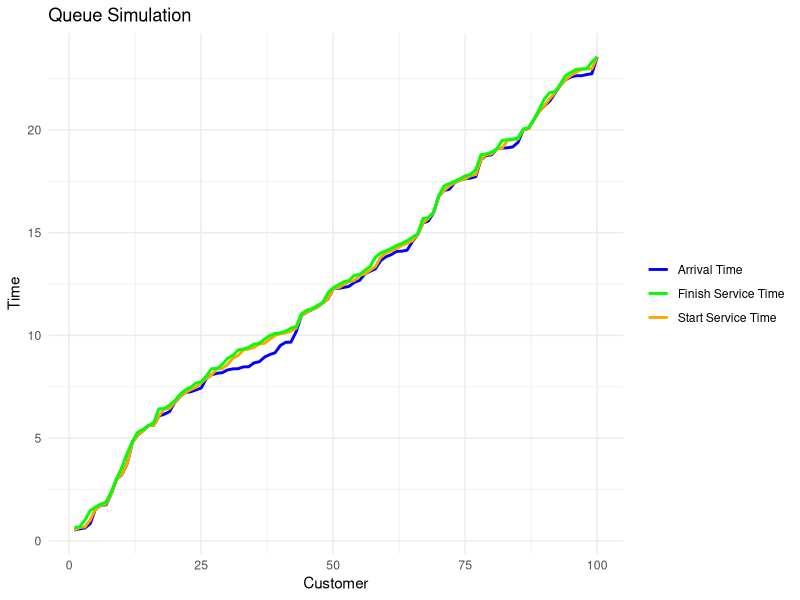

Write the R code that produced this figure.
# Load necessary libraries
library(ggplot2)

# Function to calculate queue length
queue_length <- function(arrival_rate, service_rate) {
    if (arrival_rate >= service_rate) {
        stop("Arrival rate must be less than service rate for a stable system.")
    }
    return(arrival_rate / (service_rate - arrival_rate))
}

# Function to calculate average waiting time in the queue
waiting_time <- function(arrival_rate, service_rate) {
    if (arrival_rate >= service_rate) {
        stop("Arrival rate must be less than service rate for a stable system.")
    }
    return(1 / (service_rate - arrival_rate))
}

# Function to calculate average number of customers in the system
customers_in_system <- function(arrival_rate, service_rate) {
    if (arrival_rate >= service_rate) {
        stop("Arrival rate must be less than service rate for a stable system.")
    }
    return(queue_length(arrival_rate, service_rate) + (arrival_rate / service_rate))
}

# Function to simulate the queueing process
simulate_queue <- function(arrival_rate, service_rate, num_customers) {
    inter_arrival_times <- rexp(num_customers, rate = arrival_rate)
    service_times <- rexp(num_customers, rate = service_rate)
    
    arrival_times <- cumsum(inter_arrival_times)
    start_service_times <- numeric(num_customers)
    finish_service_times <- numeric(num_customers)
    
    for (i in 1:num_customers) {
        if (i == 1) {
            start_service_times[i] <- arrival_times[i]
        } else {
            start_service_times[i] <- max(arrival_times[i], finish_service_times[i - 1])
        }
        finish_service_times[i] <- start_service_times[i] + service_times[i]
    }
    
    # Create a data frame to hold the results
    queue_data <- data.frame(
        Customer = 1:num_customers,
        ArrivalTime = arrival_times,
        StartServiceTime = start_service_times,
        FinishServiceTime = finish_service_times,
        WaitingTime = start_service_times - arrival_times
    )
    
    return(queue_data)
}

# Function to visualize the queue simulation results
plot_queue_simulation <- function(queue_data) {
    ggplot(queue_data, aes(x = Customer)) +
        geom_line(aes(y = ArrivalTime, color = "Arrival Time"), size = 1) +
        geom_line(aes(y = StartServiceTime, color = "Start Service Time"), size = 1) +
        geom_line(aes(y = FinishServiceTime, color = "Finish Service Time"), size = 1) +
        labs(title = "Queue Simulation",
             x = "Customer",
             y = "Time") +
        scale_color_manual(values = c("Arrival Time" = "blue", 
                                        "Start Service Time" = "orange", 
                                        "Finish Service Time" = "green")) +
        theme_minimal() +
        theme(legend.title = element_blank())
}

# Main function to run the queueing model
main <- function() {
    # Parameters for the queueing model
    arrival_rate <- 5   # Average arrival rate (customers per time unit)
    service_rate <- 8   # Average service rate (customers per time unit)
    num_customers <- 100 # Number of customers to simulate

    # Calculate metrics
    cat("Queue Length:", queue_length(arrival_rate, service_rate), "\n")
    cat("Average Waiting Time:", waiting_time(arrival_rate, service_rate), "\n")
    cat("Average Number of Customers in System:", customers_in_system(arrival_rate, service_rate), "\n")

    # Simulate the queue
    queue_data <- simulate_queue(arrival_rate, service_rate, num_customers)

    # Print first few rows of the simulation data
    print(head(queue_data))

    # Visualize the results
    plot_queue_simulation(queue_data)
}

# Run the main function when the script is executed
main()
